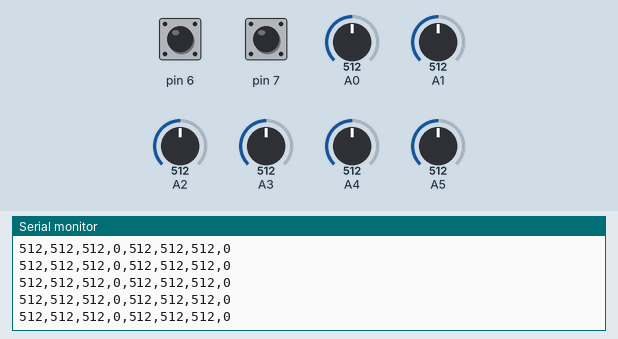
Bench run of a sketch on a simulated Arduino Leonardo, built with avr-gcc and run on an emulated ATmega32U4. Parts: the last lines printed to the serial monitor. The test bench sets the inputs (shaded band); at power-on: A5 = 512, pin 6 HIGH, pin 7 HIGH, A0 = 512, A1 = 512, A2 = 512, A3 = 512, A4 = 512. USB keyboard and mouse output is not drawn.

Above: at 4.2 s.
4.3 s: A5 set to 110
At 5.2 s:
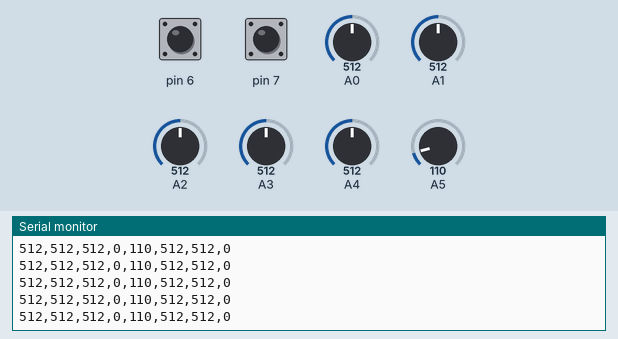
7.3 s: A5 set to 91
At 8.4 s:
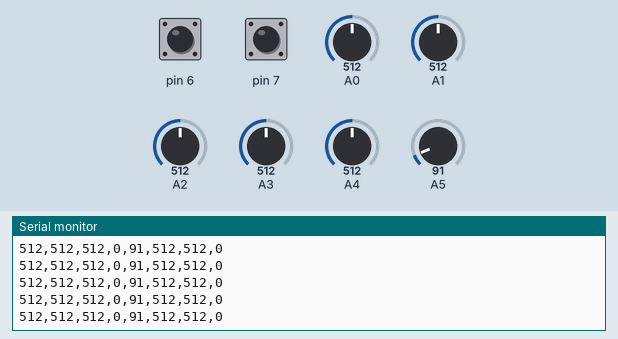
Timing chart, 0 to 10.3 s (numbered marks = the images above; inputs shaded):
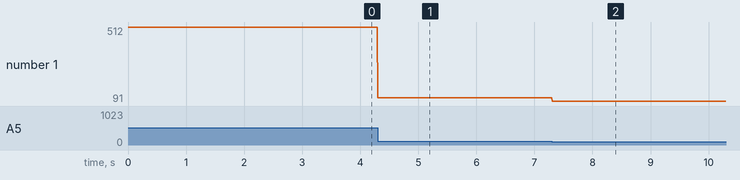

Measured:
- after the input at 4.3 s, the serial monitor: prints a new line at once (image 1)
- after the input at 7.3 s, the serial monitor: prints a new line at once (image 2)
- plotted number 1: 512 → 110 after the input at 4.3 s, 110 → 91 after the input at 7.3 s

The sketch:

controller.ino
```cpp
#include <Keyboard.h>;

void setup() {

  // put your setup code here, to run once:
  Serial.begin(9600);
  Keyboard.begin();
  //1
  pinMode(6, INPUT_PULLUP);
  //2
  pinMode(7, INPUT_PULLUP);

}

void loop() {
  // put your main code here, to run repeatedly:
  int x1 = analogRead(A2);
  int y1 = analogRead(A1);
  int r1 = analogRead(A0);
  int s1 = 0;
  if(digitalRead(6) == HIGH){
    s1 = 0;
    Keyboard.release('x');
    delay(2);

  }
  else if(digitalRead(6) == LOW){
    s1 = 1;
    Keyboard.press('x');
    delay(10);
  }

  int x2 = analogRead(A5);
  int y2 = analogRead(A4);
  int r2 = analogRead(A3);
  int s2 = 0;
  if(digitalRead(7) == HIGH){
    s2 = 0;
    Keyboard.release('c');
    delay(2);
  }
  else if(digitalRead(7) == LOW){
    s2 = 1;
    Keyboard.press('c');
    delay(10);

  }


  int slider2 = analogRead(A5);
  Serial.print(x1);
  Serial.print(",");
  Serial.print(y1);
  Serial.print(",");
  Serial.print(r1);
  Serial.print(",");
  Serial.print(s1);
  Serial.print(",");

  Serial.print(x2);
  Serial.print(",");
  Serial.print(y2);
  Serial.print(",");
  Serial.print(r2);
  Serial.print(",");
  Serial.println(s2);


  delay(1);
}
```
